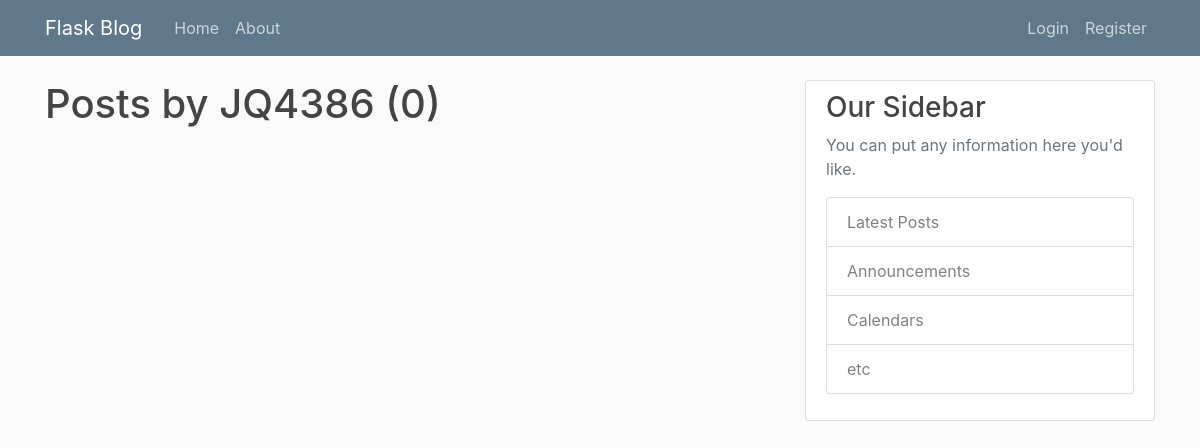
Page /user/JQ4386 on the earlier database version.
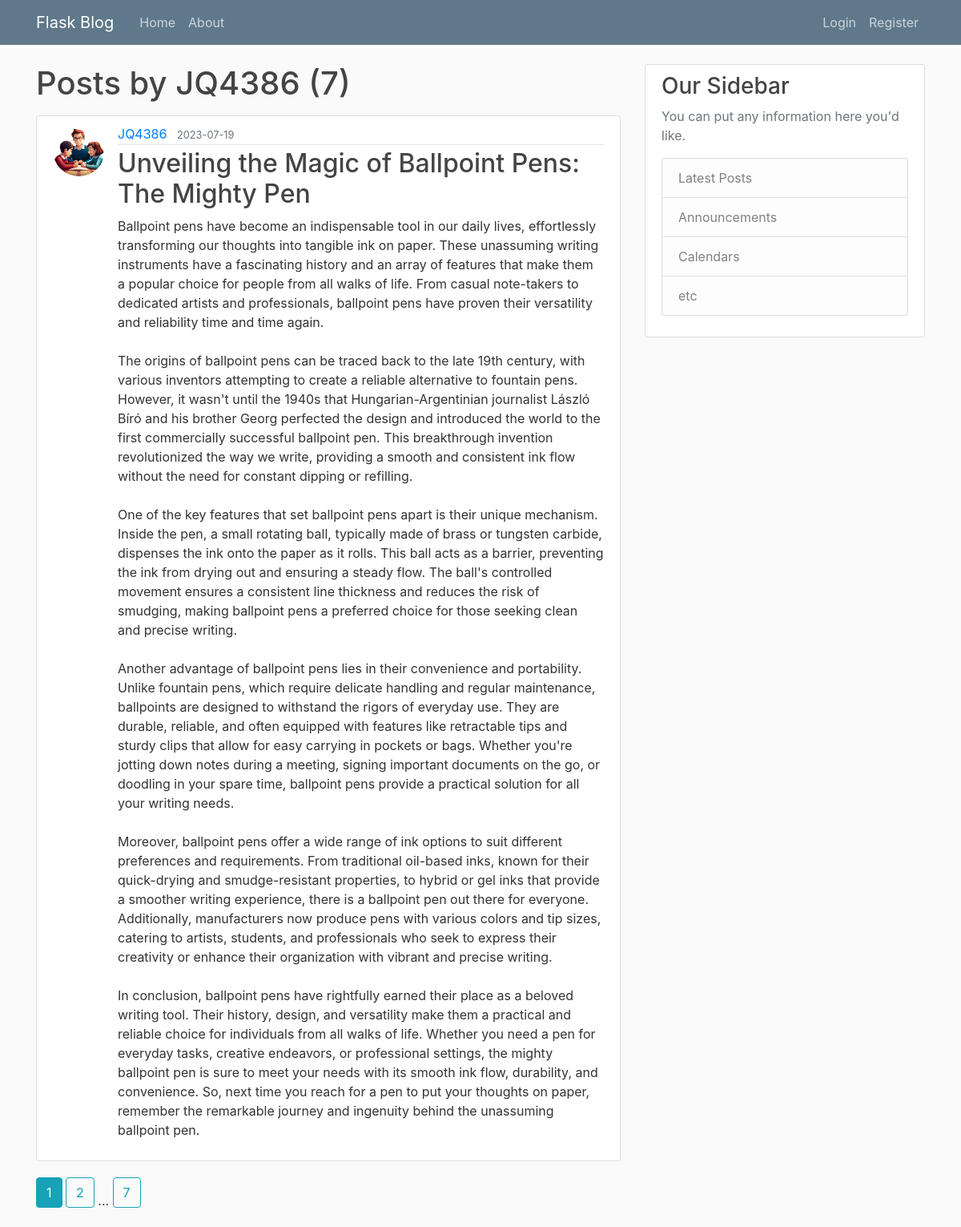
Same page on the later database version.
### flaskblog/models.py (models this page shows, shortened)
class Post(db.Model):
    id = db.Column(db.Integer, primary_key=True)
    title = db.Column(db.String(100), nullable=False) # 100 char max, not null
    date_posted = db.Column(db.DateTime, nullable=False, default=datetime.utcnow) # not null, default, always use utc time for consistency
    content = db.Column(db.Text, nullable=False) # not null
    user_id = db.Column(db.Integer, db.ForeignKey('user.id'), nullable=False) # not null

class User(db.Model, UserMixin):
    id = db.Column(db.Integer, primary_key=True)
    username = db.Column(db.String(20), unique=True, nullable=False) # 20 char max, unique, not null
    email = db.Column(db.String(120), unique=True, nullable=False) # 120 char max, unique, not null
    image_file = db.Column(db.String(20), nullable=False, default='default.jpg') # 20 char max, not null, default
    password = db.Column(db.String(60), nullable=False) # 60 char max, not null
    posts = db.relationship('Post', backref='author', lazy=True) # one to many relationship, backref allows us to get user who created post

### flaskblog/users/routes.py (the view)
@users.route('/user/<string:username>')
def user_posts(username):
    page = request.args.get('page', 1, type=int)
    user = User.query.filter_by(username=username).first_or_404()
    posts = Post.query.filter_by(author=user)\
        .order_by(Post.date_posted.desc())\
        .paginate(page=page, per_page=1)
    return render_template('user_posts.html', posts=posts, user=user)

### flaskblog/templates/user_posts.html
{% extends "layout.html" %}
{% block content %}
    <h1 class="mb-3">Posts by {{ user.username }} ({{ posts.total }})</h1>
    {% for post in posts.items %}
        <article class="media content-section">
          <img class="rounded-circle article-img" src="{{ url_for('static', filename='profile_pics/' + post.author.image_file) }}">
          <div class="media-body">
            <div class="article-metadata">
              <a class="mr-2" href="{{ url_for('users.user_posts', username=post.author.username) }}">{{ post.author.username }}</a>
              <small class="text-muted">{{ post.date_posted.strftime('%Y-%m-%d') }}</small>
            </div>
            <h2><a class="article-title" href="{{ url_for('posts.post', post_id=post.id) }}">{{ post.title }}</a></h2>
            <p class="article-content">{{ post.content }}</p>
          </div>
        </article>
    {% endfor %}
    {% for page_num in posts.iter_pages(left_edge=1, right_edge=1, left_current=1, right_current=1) %}
        {% if page_num %}
            {% if posts.page == page_num %}
                <a class="btn btn-info mb-4" href="{{ url_for('users.user_posts', username=user.username, page=page_num) }}">{{ page_num }}</a>
            {% else %}
                <a class="btn btn-outline-info mb-4" href="{{ url_for('users.user_posts', username=user.username, page=page_num) }}">{{ page_num }}</a>
            {% endif %}
        {% else %}
            ...
        {% endif %}
    {% endfor %}
{% endblock content %}

Differences in the rows shown:
added Post: image_file (picture), author.username "JQ4386", date_posted "2023-07-19", title "Unveiling the Magic of Ballpoint Pens: The Mighty Pen", content "Ballpoint pens have become an indispensable tool in our daily lives, effortlessly transforming our thoughts into tangible ink on paper. These unassuming writing instruments have a fascinating history and an array of features that make them a popular choice for people from all walks of life. From casual note-takers to dedicated artists and professionals, ballpoint pens have proven their versatility and reliability time and time again. The origins of ballpoint pens can be traced back to the late 19th century, with various inventors attempting to create a reliable alternative to fountain pens. However, it wasn't until the 1940s that Hungarian-Argentinian journalist László Bíró and his brother…"
Other differences:
{{ posts.total }}: "0" → "7"
new list line: "1"
new list line: "2"
new list line: "7"
